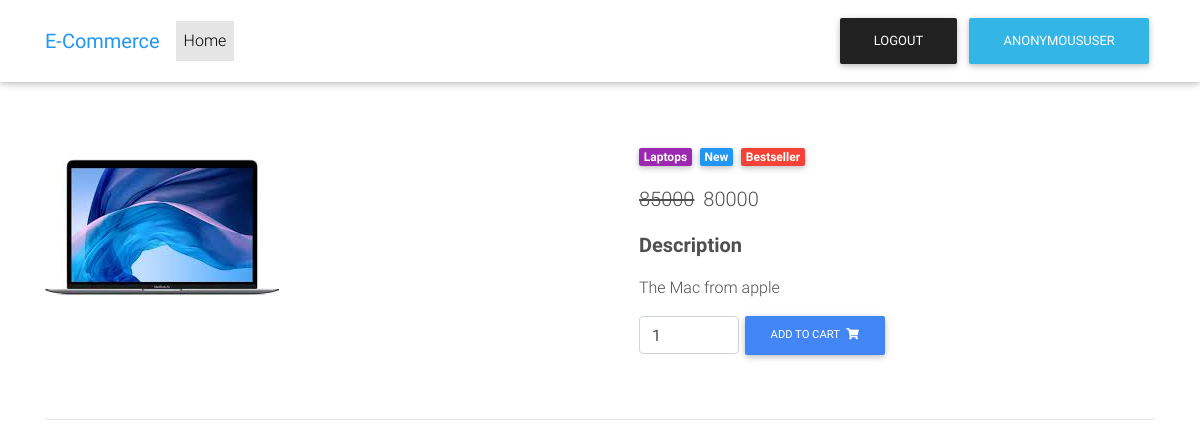
Screenshot of /productdetail/5/ with the database file from the repository.
### ecommerce/models.py (models this page shows, shortened)
class Product(models.Model):
    name=models.CharField(max_length=20)
    category=models.ForeignKey(Category, on_delete=models.CASCADE)
    price=models.CharField(max_length=20)
    product_image=models.ImageField()
    description=models.CharField(max_length=100)
    oldprice=models.CharField(max_length=10)

class Category(models.Model):
    category_name=models.CharField(max_length=50)
    def __str__(self):
        return self.category_name

### ecommerce/views.py (the view)
# urls.py: path('productdetail/<pk>/',productdetail.as_view()),
class productdetail(DetailView):
    model=Product
    template_name='product.html'

### template/product.html (shortened to what this page needs)
{% load static %}
<!DOCTYPE html>
<html lang="en">
<head>
  <link rel="stylesheet" href="https://use.fontawesome.com/releases/v5.11.2/css/all.css">
  <link href="{% static 'css/bootstrap.min.css' %}" rel="stylesheet">
  <link href="{% static 'css/mdb.min.css' %}" rel="stylesheet">
  <link href="{% static 'css/style.min.css' %}" rel="stylesheet">
</head>
<body>
  <nav class="navbar fixed-top navbar-expand-lg navbar-light white scrolling-navbar">
    <div class="container">
      <a class="navbar-brand waves-effect"  target="_blank">
        <strong class="blue-text">E-Commerce</strong>
      </a>
      <div class="collapse navbar-collapse" id="navbarSupportedContent">
        <ul class="navbar-nav mr-auto">
          <li class="nav-item active">
            <a class="nav-link waves-effect" href="/home/">Home
            </a>
          </li>
        </ul>
          <a href="/logout/" type="button" class="btn btn-dark">Logout</a>
          <a type="button" class="btn btn-info">{{user}}</a>
      </div>
    </div>
  </nav>
  <main class="mt-5 pt-4">
    <div class="container dark-grey-text mt-5">
      <div class="row wow fadeIn">
        <div class="col-md-6 mb-4">
          <img src="{{MEDIA_URL}}{{object.product_image}}" class="img-fluid" alt="">
        </div>
        <div class="col-md-6 mb-4">
          <div class="p-4">
            <div class="mb-3">
              <a href="">
                <span class="badge purple mr-1">{{object.category}}</span>
              </a>
              <a href="">
                <span class="badge blue mr-1">New</span>
              </a>
              <a href="">
                <span class="badge red mr-1">Bestseller</span>
              </a>
            </div>
            <p class="lead">
              <span class="mr-1">
                <del>{{object.oldprice}}</del>
              </span>
              <span>{{ object.price }}</span>
            </p>
            <p class="lead font-weight-bold">Description</p>
            <p>{{object.description}}</p>
            <form method="POST" class="d-flex justify-content-left" action="/addtocart/?id={{object.id}}">
              <input type="number" name="quantity" value="1" aria-label="Search" class="form-control" style="width: 100px">
              <button class="btn btn-primary btn-md my-0 p" type="submit">Add to cart
                <i class="fas fa-shopping-cart ml-1"></i>
              </button>
            </form>
          </div>
        </div>
      </div>
      <hr>
    </div>
  </main>
</body>
</html>

### rows the page displays
Product: product_image (picture), category "Laptops", oldprice "85000", price "80000", description "The Mac from apple"

### other values shown
{{ user }} "ANONYMOUSUSER"
